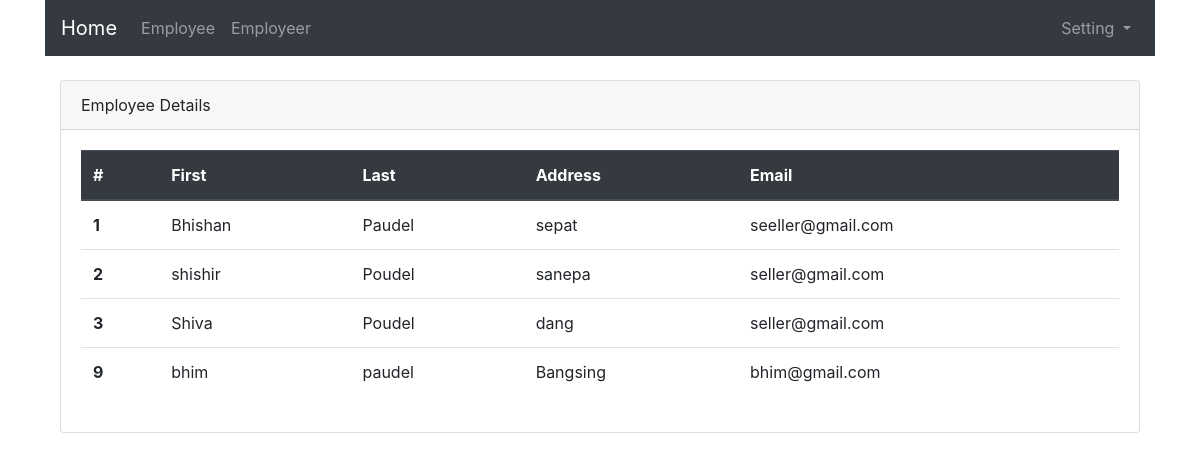
/, run on an earlier commit of the app's database.
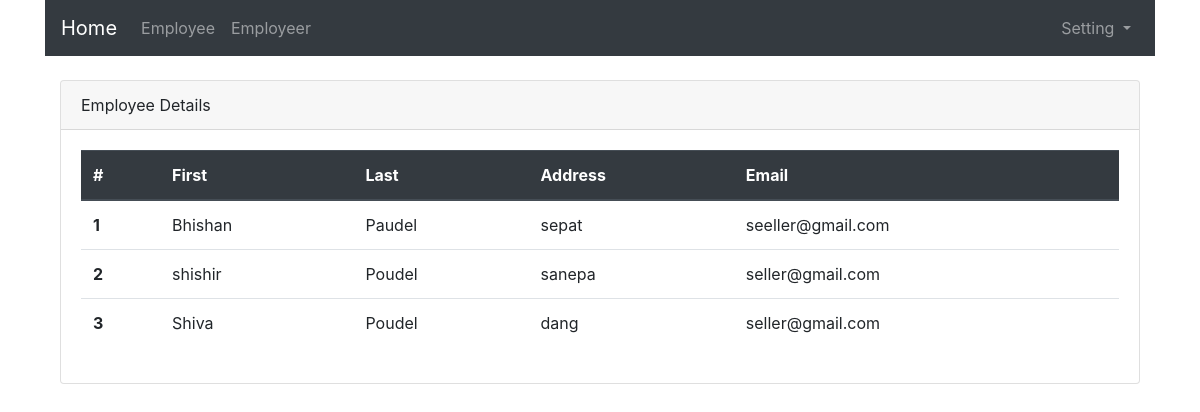
And on a later commit of the database.
### employee/models.py (models this page shows)
class Person(models.Model):
    first_name = models.CharField(max_length=30)
    last_name = models.CharField(max_length=30)
    address = models.CharField(max_length=50)
    email = models.EmailField(blank=False)

### employee/views.py (the view)
# urls.py: path('', views.employee, name= 'employee'),
def employee(request):
    if request.method == 'POST':
        data = request.POST
        first_name = data['first_name']
        last_name = data['last_name']
        email = data['email']
        address = data['address']
        obj = Person.objects.create(first_name = first_name,last_name= last_name, email = email, address = address)
        print(first_name)
        if obj:
            return redirect('employee')
        return HttpResponse("employee is not created")
    else:
        persons = Person.objects.all()
        context = {
            'persons': persons
        }
    return render(request, 'employee/index.html',context)

### employee/templates/employee/index.html (shortened to what this page needs)
{% extends 'base.html' %}
{% block main %}
<div class= "container">
    <div class="card mt-4">
        <div class="card-header">
            Employee Details
        </div>
        <div class="card-body">
        <table class="table">
            <thead class="thead-dark">
            <tr>
                <th scope="col">#</th>
                <th scope="col">First</th>
                <th scope="col">Last</th>
                <th scope="col">Address</th>
                <th scope="col">Email</th>
            </tr>
            </thead>
            <tbody>
            {% for person in persons %}
                <tr>
                    <th scope="row">{{person.id}}</th>
                    <td>{{person.first_name}}</td>
                    <td>{{person.last_name}}</td>
                    <td>{{person.address}}</td>
                    <td>{{person.email}}</td>
                </tr>
            {% endfor %}
            </tbody>
        </table>
        </div>
    </div>
    </div>
{% endblock main %}

### templates/base.html (shortened to what this page needs)
<!DOCTYPE html>
<html lang="en">
<head>
    <link rel="stylesheet" href="https://cdn.jsdelivr.net/npm/bootstrap@4.6.0/dist/css/bootstrap.min.css">
</head>
<body>
    <div class="container">
        <nav class="navbar navbar-expand-lg navbar-dark bg-dark mb-4">
  <a class="navbar-brand" href="{% url 'home' %}">Home</a>
  <div class="collapse navbar-collapse" id="navbarNav">
    <ul class="navbar-nav">
      <li class="nav-item">
        <a class="nav-link" href="{% url 'employee' %}">Employee</a>
      </li>
      <li class="nav-item">
        <a class="nav-link" href="{% url 'employeer' %}">Employeer</a>
      </li>
      </ul>
        <ul class="navbar-nav ml-auto">
      <li class="nav-item dropdown">
        <a class="nav-link dropdown-toggle" href="#" id="navbarDropdown" role="button" data-toggle="dropdown" aria-haspopup="true" aria-expanded="false">
          Setting
        </a>
      </li>
    </ul>
  </div>
</nav>
    {% block main %}
    {% endblock main %}
</div>
</body>
</html>

What changed in the data, as far as the page shows it:
removed Person: id "9", first_name "bhim", last_name "paudel", address "Bangsing", email "bhim@gmail.com"
